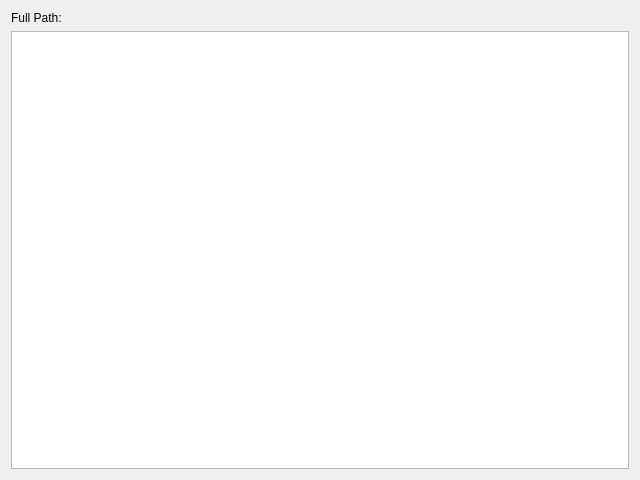
<?xml version="1.0" encoding="UTF-8"?>
<ui version="4.0">
 <class>qjdShowLog</class>
 <widget class="QDialog" name="qjdShowLog">
  <property name="geometry">
   <rect>
    <x>0</x>
    <y>0</y>
    <width>640</width>
    <height>480</height>
   </rect>
  </property>
  <property name="windowTitle">
   <string>Dialog</string>
  </property>
  <layout class="QGridLayout" name="gridLayout">
   <item row="0" column="0">
    <layout class="QHBoxLayout" name="horizontalLayout">
     <item>
      <widget class="QLabel" name="label">
       <property name="maximumSize">
        <size>
         <width>80</width>
         <height>16777215</height>
        </size>
       </property>
       <property name="text">
        <string>Full Path:</string>
       </property>
      </widget>
     </item>
     <item>
      <widget class="QLabel" name="labelFullPath">
       <property name="text">
        <string/>
       </property>
      </widget>
     </item>
    </layout>
   </item>
   <item row="1" column="0">
    <widget class="QTextBrowser" name="logBrowser"/>
   </item>
  </layout>
 </widget>
 <resources/>
 <connections/>
</ui>
